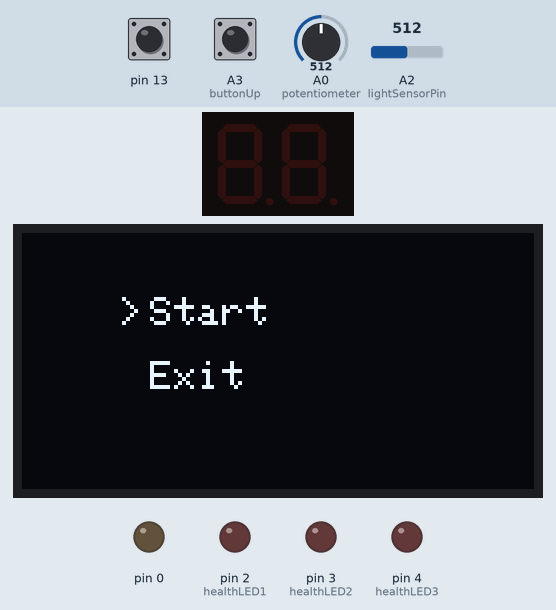
This sketch was run on a simulated Arduino Nano, built with avr-gcc and run on an emulated ATmega328P. Shown: 2-digit seven-segment display, 128×64 one-colour display, output pins drawn as LEDs (lit = HIGH). Wiring (from diagram.json): 2-digit 7-segment display, segments lit when LOW: segments pin 5, pin 6, pin 7, pin 8, pin 9, pin 10, pin 11; digit selects A1, pin 12. The test bench sets the inputs (shaded band); at power-on: pin 13 HIGH, A0 (potentiometer) = 512, A3 (buttonUp) HIGH, A2 (lightSensorPin) = 512. Random numbers use the default seed unless the sketch sets one; the segment pins are drawn as the display they are named for; pins used as bus, display or sensor lines are not drawn.

Above: at 1.4 s.
1.5 s: pin 13 pulled LOW for 0.15 s
At 1.95 s:
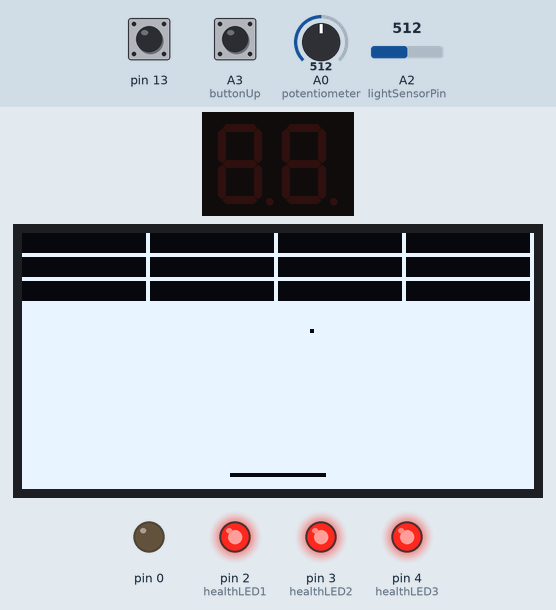
2.2 s: A0 (potentiometer) set to 716
At 4.93 s:
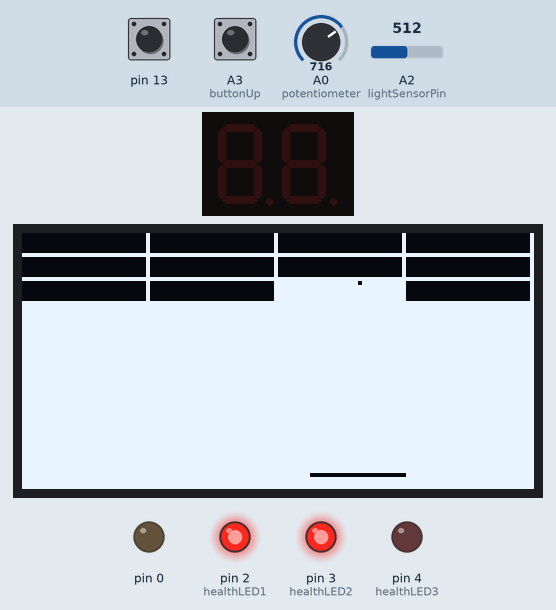
5.2 s: A0 (potentiometer) set to 916
At 7.18 s:
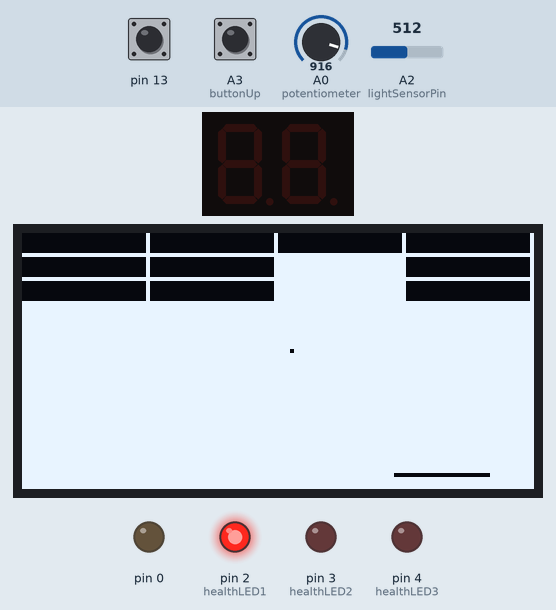
8.2 s: A0 (potentiometer) set to 938
At 8.45 s:
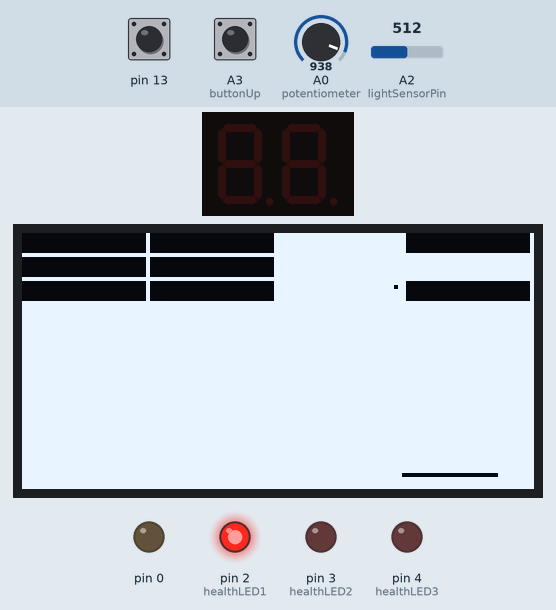
11.2 s: pin 13 driven LOW and A3 (buttonUp) driven LOW
14.2 s: A3 (buttonUp) driven HIGH
At 18.0 s:
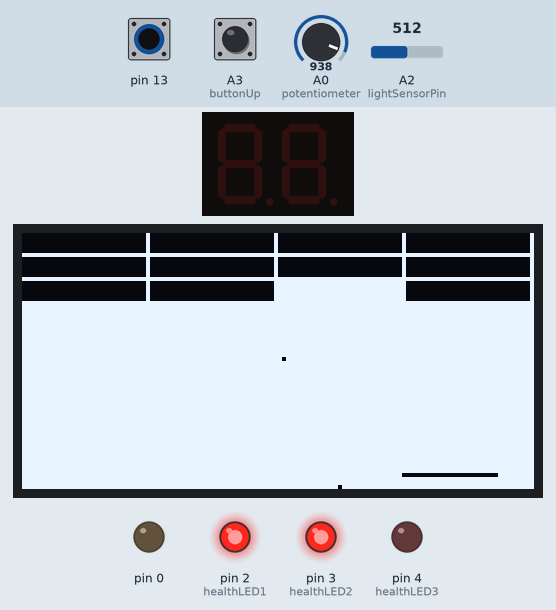
Timing chart, 0 to 18.2 s (numbered marks = the images above; inputs shaded):
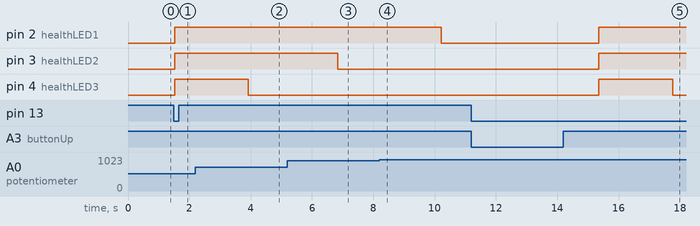

Measured:
- after the input at 1.5 s, pin 2 (healthLED1), pin 3 (healthLED2), pin 4 (healthLED3): LOW → HIGH at once; the display: first changes after 0.05 s (image 1 shows a later state)
- after the input at 11.2 s, every drawn part: stays the same
- after the input at 14.2 s, pin 2 (healthLED1), pin 3 (healthLED2): LOW → HIGH after 1.2 s; pin 4 (healthLED3): LOW → HIGH after 1.2 s, → LOW 2.4 s later

The sketch:

sketch.ino
```cpp
#include <SPI.h>
#include <Wire.h>
#include <Adafruit_GFX.h>
#include <Adafruit_SSD1306.h>

const int healthLED1 = 2;
const int healthLED2 = 3;
const int healthLED3 = 4;
const int buttonUp=A3;
const int buttonSelect=13.2;

const byte sevenSegmentPins[7] = {5, 6, 7, 8, 9, 10, 11};
const byte digitPins[2]={A1,12.2};
const int lightSensorPin = A2;
boolean end=false;

byte Values[10][7] = {
  {0,0,0,0,0,0,1}, //0
  {1,0,0,1,1,1,1}, //1
  {0,0,1,0,0,1,0}, //2
  {0,0,0,0,1,1,0}, //3
  {1,0,0,1,1,0,0}, //4
  {0,1,0,0,1,0,0}, //5
  {0,1,0,0,0,0,0}, //6
  {0,0,0,1,1,1,1}, //7
  {0,0,0,0,0,0,0}, //8
  {0,0,0,0,1,0,0}  //9
};

int paddle_width=24;
int paddle_height=1;
float paddle_x = 48.0;
float paddle_y=60;


float ball_x=64.0, ball_y=32.0;
float ball_speed_x = 1.0;
float ball_speed_y = -1.0;
float ball_speed_x_l=1.0;
float ball_speed_y_l=-1.0;
int brick_width=31;
int brick_height=5;
int num_brick_x=128/(brick_width+1);
int num_brick_y=18/(brick_height+1);

int lightValue = 0;
int background=0;
int objects=1;

int health = 3;
int score=0;

int menu_selection = 0;

float itemX, itemY;
bool itemActive = false;

bool bricks[60][3];

static int stage=1;
bool start=false;


Adafruit_SSD1306 display = Adafruit_SSD1306(128, 64, &Wire);

void setup() {

pinMode(buttonUp, INPUT_PULLUP );
pinMode(buttonSelect, INPUT_PULLUP );

  pinMode(healthLED1, OUTPUT);
  pinMode(healthLED2, OUTPUT);
  pinMode(healthLED3, OUTPUT);

 for (int i = 0; i < 7; ++i) {
    pinMode(sevenSegmentPins[i], OUTPUT);
 }
 for (int i = 0; i < 3; ++i) {
    pinMode(digitPins[i], OUTPUT);
  }

display.begin(SSD1306_SWITCHCAPVCC, 0x3C);
pinMode(A0, INPUT);
display.clearDisplay();


    display.display();

    delay(200);

}


void loop() {
display.clearDisplay();

if(!start){
menu();

}
if(start){

game();
lights();
display.display();

}

delay(10);
}
void menu(){

display.clearDisplay();
display.setTextSize(1);
display.setTextColor(1);

display.setCursor(32,16);
display.println("Start");
display.setCursor(32,32);
display.println("Exit");
display.setCursor(24,(16*menu_selection)+16);
display.println(">");

display.display();

if(digitalRead(buttonUp)==LOW){
menu_selection=(menu_selection+1)%2;
delay(100);
}
if(digitalRead(buttonSelect)==LOW){

switch (menu_selection){

case 0:
start=true;
newGame();
break;
case 1:
display.clearDisplay();
display.setCursor(8,16);
display.println("Thanks For Playing");
display.display();
delay(6000);
exit(0);
break;
}

}

}

void game(){
lightValue = analogRead(lightSensorPin);
if(lightValue>50) {
 background = 1;
 objects=0;
}
else {
background = 0;
 objects=1;
}
if(end){
nextLevel();
display.clearDisplay();
display.display();
delay(5000);
end=false;
}
if(health==0){
display.clearDisplay();
display.setTextSize(1);
display.setTextColor(1);
display.setCursor(32,16);
display.println("Game Over");
display.setCursor(32,32);
display.println("Score :");
display.setCursor(80,32);
display.println(score);
display.display();
delay(5000);
start=false;
}

display.fillScreen(background);
for (int i = 0; i < num_brick_x; i++) {
        for (int j = 0; j < num_brick_y; j++) {
            if (bricks[i][j]) {
                int brick_x = i * (brick_width + 1);
                int brick_y = j * (brick_height + 1);
                display.fillRect(brick_x, brick_y, brick_width, brick_height, objects);
            }
        }
    }


int value = analogRead(A0);
paddle_x = map(value, 0, 1023, 0, 128 - paddle_width);

displayScore();
display.fillRect(paddle_x,paddle_y,paddle_width,paddle_height,objects);
display.fillRect(ball_x, ball_y, 1,1, objects);
item();
ball();
}

void ball(){
ball_x += ball_speed_x;
ball_y += ball_speed_y;

if (ball_x <= 0 || ball_x >= 127) {
        ball_speed_x = -ball_speed_x;
    }
    if (ball_y <= 0) {
        ball_speed_y = -ball_speed_y;
 }
   if(ball_y >=63){
    health--;
    ball_x=64.0, ball_y=32.0;
    ball_speed_x = ball_speed_x_l;
    ball_speed_y = ball_speed_y_l;
  }
if (ball_x + 1 >= paddle_x && ball_x <= paddle_x + paddle_width && ball_y + 1 >= paddle_y) {
    float relativeIntersectX = (paddle_x + paddle_width / 2) - ball_x;
    float angle = (PI / 4) * (relativeIntersectX / (paddle_width / 2));
    ball_y = paddle_y - 1;
    float magnitude = sqrt(ball_speed_x * ball_speed_x + ball_speed_y * ball_speed_y);
    ball_speed_x = sin(angle) * -magnitude;
    ball_speed_y = -cos(angle) * magnitude;

  }


  int brick_x=ball_x/(brick_width + 1) ;
  int brick_y=ball_y/(brick_height + 1);
  if (brick_x >= 0 && brick_x < num_brick_x && brick_y >= 0 && brick_y < num_brick_y) {
    if(bricks[brick_x][brick_y]){
       bricks[brick_x][brick_y]=false;
      int ball_x_int = (int)ball_x;
      int ball_y_int = (int)ball_y;
       if (((ball_x_int) % (brick_width + 1) == 0 && ball_speed_x > 0) || ((ball_x_int + 1) % (brick_width + 1) == 0 && ball_speed_x < 0))
    ball_speed_x = -ball_speed_x;
    else
    ball_speed_y = -ball_speed_y;
       score++;
       if (random(10) == 0) {
        if(itemActive==false){
         itemX=ball_x;
         itemY=ball_y;
         itemActive=true;
        }
       }
        end=nobricks();

    }
   }


}
void item() {
  if (itemActive == true) {
    if (itemX >= paddle_x && itemX <= paddle_x + paddle_width && itemY >= paddle_y) {
      if (health < 3) {
        health++;
      }
      itemActive = false;
    } else {
      if (itemY <= 63) {
        itemY++;
      } else {
        itemActive = false;
      }
      display.fillCircle(itemX, itemY, 1, objects);
    }
  }
}

boolean nobricks(){

for (int i = 0; i < num_brick_x; i++) {
        for (int j = 0; j < num_brick_y; j++) {
          if (bricks[i][j]) {
            return false;
          }
      }
    }

return true;
}
void newGame(){
ball_x=64.0;
ball_y=32.0;
brick_width=31;
 ball_speed_x_l=1.0;
 ball_speed_y_l=-1.0;
 ball_speed_x = 1.0;
 ball_speed_y = -1.0;
 score=0;
 health=3;
itemActive=false;

num_brick_x=128/(brick_width+1);
for(int i=0;i<num_brick_x;i++){
     for(int j=0;j<num_brick_y;j++){

         bricks[i][j]=true;
     }
  }

}
void nextLevel(){
ball_x=64.0;
ball_y=32.0;
ball_speed_x_l*=1.2;
ball_speed_y_l*=1.2;
brick_width=31;
brick_width=brick_width-(3*stage);

ball_speed_x = ball_speed_x_l;
ball_speed_y = ball_speed_y_l;
itemActive=false;

num_brick_x=128/(brick_width+1);
for(int i=0;i<num_brick_x;i++){
     for(int j=0;j<num_brick_y;j++){

         bricks[i][j]=true;
     }
  }

 if(stage<6)
 stage++;
}
void lights(){
if(health>0)
digitalWrite(healthLED1, HIGH);
else
digitalWrite(healthLED1, LOW);
if(health>1)
digitalWrite(healthLED2, HIGH);
else
digitalWrite(healthLED2, LOW);
if(health>2)
digitalWrite(healthLED3, HIGH);
else
digitalWrite(healthLED3, LOW);

}
void displayScore() {

int units = score % 10;
int tens = (score / 10) % 10;
digitOutPut(1,units);
digitOutPut(0, tens);

}
void digitOutPut(int d, int Number){
for (int i = 0; i < 7; i++) {
    digitalWrite(sevenSegmentPins[i], HIGH);
  }
  digitalWrite(digitPins[d], HIGH);
for (int i = 0; i < 7; i++) {
    digitalWrite(sevenSegmentPins[i], Values[Number][i]);
  }
  digitalWrite(digitPins[d], LOW);

}
```
